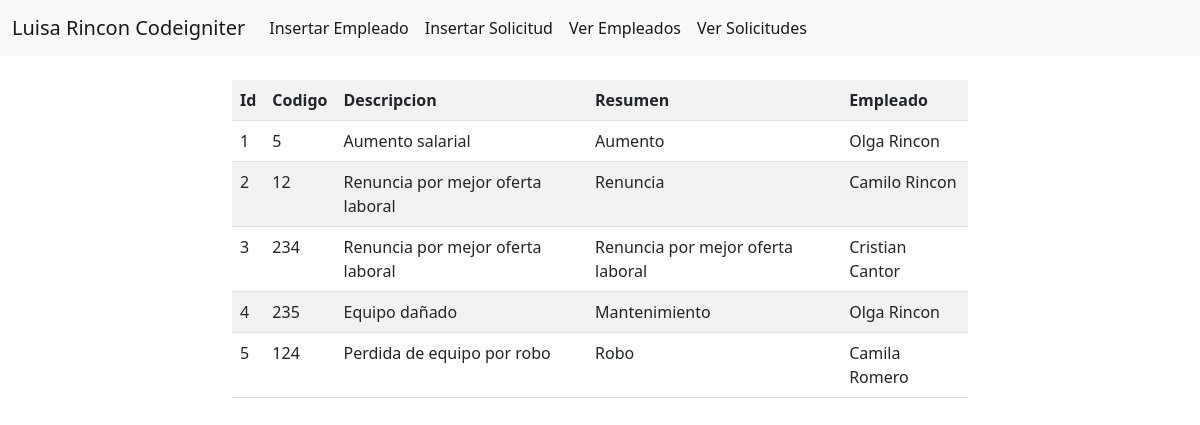
Screenshot of /index.php/solicitud/show with the database file from the repository.
### tables this page shows
CREATE TABLE `solicitud` (
  `id` int(11) NOT NULL,
  `codigo` varchar(50) DEFAULT NULL,
  `descripcion` varchar(50) DEFAULT NULL,
  `resumen` varchar(50) DEFAULT NULL,
  `id_empleado` int(11) DEFAULT NULL
);

CREATE TABLE `empleado` (
  `id` int(11) NOT NULL,
  `fecha_ingreso` date DEFAULT NULL,
  `nombre` varchar(50) DEFAULT NULL,
  `salario` int(11) DEFAULT NULL
);

### application/controllers/Solicitud.php (called while the page is built, shortened)
<?php
class Solicitud extends CI_Controller {
    public function __construct(){
        $this->load->helper(array('getmenu'));
        $this->load->model('Solicitude');
    }
    public function show(){
        $data['menu'] = main_menu();
        $query = $this->Solicitude->show();
        $data['result'] = $query->result();
        $data['msg'] = "Solicitudes Traidas";
        $this->load->view('solicitud', $data);
    }
}

### index.php (called while the page is built, shortened)
<?php
require_once BASEPATH.'core/CodeIgniter.php';

### application/models/Solicitude.php (called while the page is built, shortened)
<?php
class Solicitude extends CI_Model{
    public function show(){
        $this->db->select('soli.id, soli.codigo, soli.descripcion, soli.resumen, emp.nombre');
        $this->db->from('empleado as emp, solicitud as soli');
        $this->db->where('soli.id_empleado = emp.id');
        $query = $data = $this->db->get();
        return $query;
    }
}

### application/views/solicitud.php (the view, shortened to what this page needs)
<!DOCTYPE html>
<html lang="es">
<head>
    <link rel="stylesheet">
    <link href="https://cdn.jsdelivr.net/npm/bootstrap@5.0.2/dist/css/bootstrap.min.css" rel="stylesheet">
</head>
<body>
    <nav class="navbar navbar-expand-lg navbar-light bg-light">
    <div class="container-fluid">
        <a class="navbar-brand" href="#">Luisa Rincon Codeigniter</a>
        <div class="collapse navbar-collapse" id="navbarNavAltMarkup">
        <div class="navbar-nav">
            <?php foreach($menu as $item): ?>
                <li><a class="nav-link active" href="<?= $item['url'] ?>"><?= $item['title'] ?></a></li>
            <?php endforeach; ?>
        </div>
        </div>
    </div>
    </nav>
    <br>
    <div class="container">
        <div class="row">
            <div class="col-2"></div>
            <div class="col-8">
               <?php if(isset($result))
                    {
                    ?>
                    <table class="table table-striped">
                        <tr>
                            <th>Id</th>
                            <th>Codigo</th>
                            <th>Descripcion</th>
                            <th>Resumen</th>
                            <th>Empleado</th>
                        </tr>
                    <?php
                    foreach($result as $item):
                    ?>
                    <tr>
                            <td><?= $item->id ?></td>
                            <td><?= $item->codigo ?></td>
                            <td><?= $item->descripcion ?></td>
                            <td><?= $item->resumen ?></td>
                            <td><?= $item->nombre ?></td>
                    </tr>
                    <?php endforeach; ?>
                    </table>
                <?php
                }
                ?>
            </div>
            <div class="col-2"></div>
        </div>
    </div>
</body>
</html>

### rows the page displays
solicitud: id "1", codigo "5", descripcion "Aumento salarial", resumen "Aumento", id_empleado.nombre "Olga Rincon"
solicitud: id "2", codigo "12", descripcion "Renuncia por mejor oferta laboral", resumen "Renuncia", id_empleado.nombre "Camilo Rincon"
solicitud: id "3", codigo "234", descripcion "Renuncia por mejor oferta laboral", resumen "Renuncia por mejor oferta laboral", id_empleado.nombre "Cristian Cantor"
solicitud: id "4", codigo "235", descripcion "Equipo dañado", resumen "Mantenimiento", id_empleado.nombre "Olga Rincon"
solicitud: id "5", codigo "124", descripcion "Perdida de equipo por robo", resumen "Robo", id_empleado.nombre "Camila Romero"

### other values shown
$item['title'] "Insertar Empleado"
$item['title'] "Insertar Solicitud"
$item['title'] "Ver Empleados"
$item['title'] "Ver Solicitudes"
